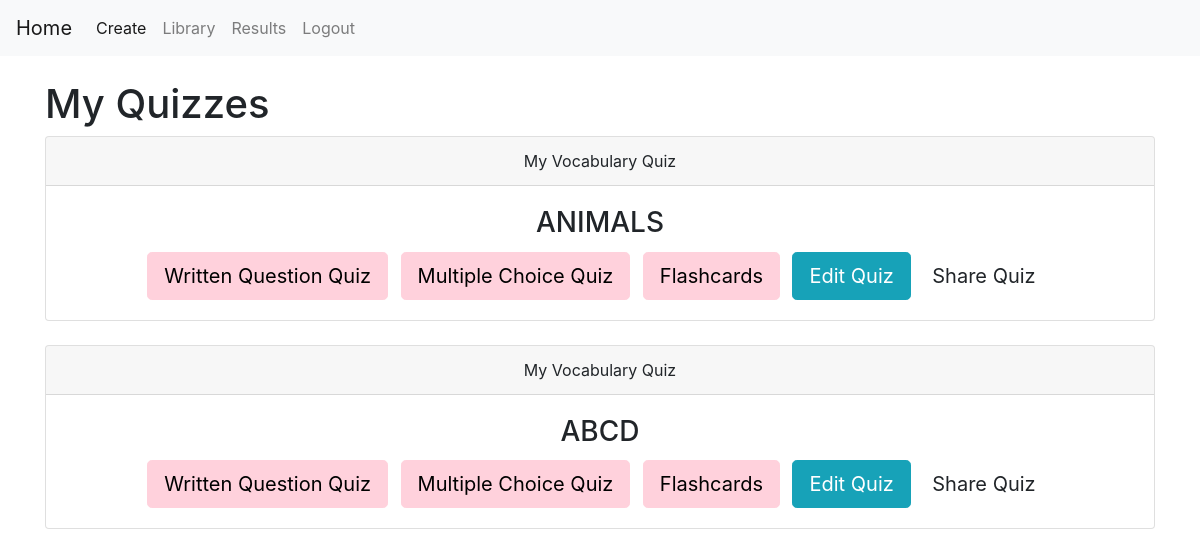
Page /library (signed in) on the committed database.
### tables this page shows
CREATE TABLE quizzes (
        quiz_id INTEGER PRIMARY KEY AUTOINCREMENT,
        quiz_name TEXT NOT NULL,
        user_id INTEGER NOT NULL
        );

### flask-project/app.py (the view)
@app.route("/library")
def library():
    if "user_id" not in session:
        return redirect("/login")
    connection = sqlite3.connect(DATABASE)
    cursor = connection.cursor()
    cursor.execute(
        """
        SELECT
            quizzes.quiz_id,
            quizzes.quiz_name,
            quizzes.user_id
        FROM quizzes
        WHERE quizzes.user_id = ?

        OR quizzes.quiz_id IN (
            SELECT quiz_id
            FROM shared_quizzes
            WHERE shared_with_user_id = ?
        )

        ORDER BY quizzes.quiz_id DESC
        """,
        (session["user_id"], session["user_id"])
    )
    quizzes = cursor.fetchall()
    connection.close()
    return render_template("library.html", quizzes=quizzes)

### flask-project/templates/library.html (shortened to what this page needs)
{% extends "base.html" %}
{% block content %}
<h1>My Quizzes</h1>
{% for quiz in quizzes %}
<div class="card text-center mb-4">
    <div class="card-header">
        {% if quiz[2] == session["user_id"] %}
            My Vocabulary Quiz
        {% else %}
            Shared Vocabulary Quiz
        {% endif %}
    </div>
    <div class="card-body">
        <h3 class="card-title">
            {{ quiz[1] }}
        </h3>
        <a href="/written_quiz/{{ quiz[0] }}"
           class="btn btn-pink btn-lg mr-2">
            Written Question Quiz
        </a>
        <a href="/multiple_choice_quiz/{{ quiz[0] }}"
           class="btn btn-pink btn-lg mr-2">
            Multiple Choice Quiz
        </a>
        <a href="/flashcards/{{ quiz[0] }}"
           class="btn btn-pink btn-lg mr-2">
            Flashcards
        </a>
        {% if quiz[2] == session["user_id"] %}
            <a href="/edit_quiz/{{ quiz[0] }}"
               class="btn btn-info btn-lg">
                Edit Quiz
            </a>
            <a href="/share_quiz/{{ quiz[0] }}"
               class="btn btn-lightblue btn-lg">
                Share Quiz
            </a>
        {% endif %}
    </div>
</div>
{% endfor %}
{% endblock %}

### flask-project/templates/base.html (style rules this page uses)
.btn-pink { background-color: #ffd1dc; color: black; border: 1px solid #ffd1dc; }

### rows in the picture
quizzes: shows "My Vocabulary Quiz", quiz_name "ANIMALS"
quizzes: shows "My Vocabulary Quiz", quiz_name "ABCD"
